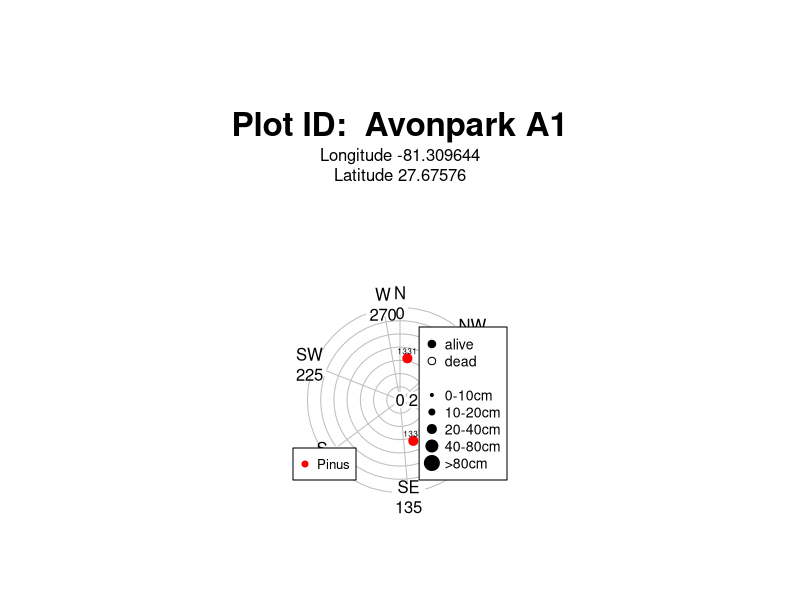
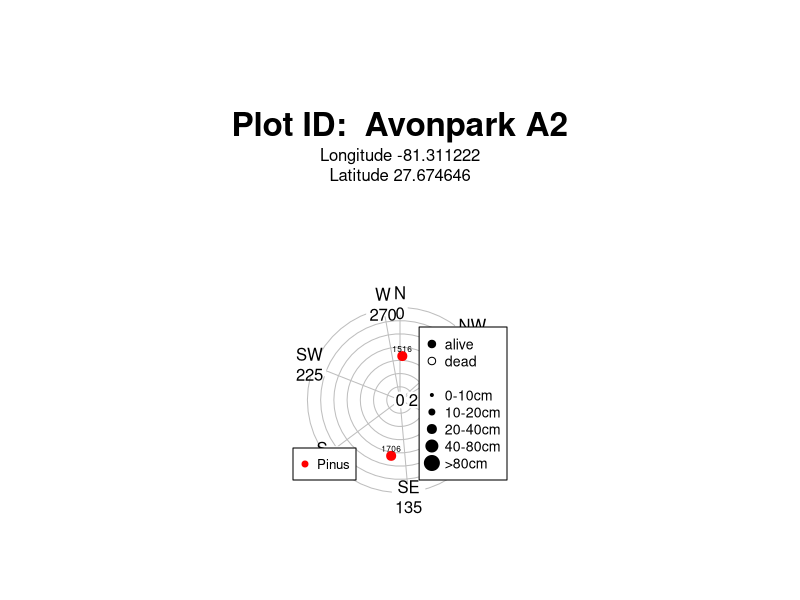
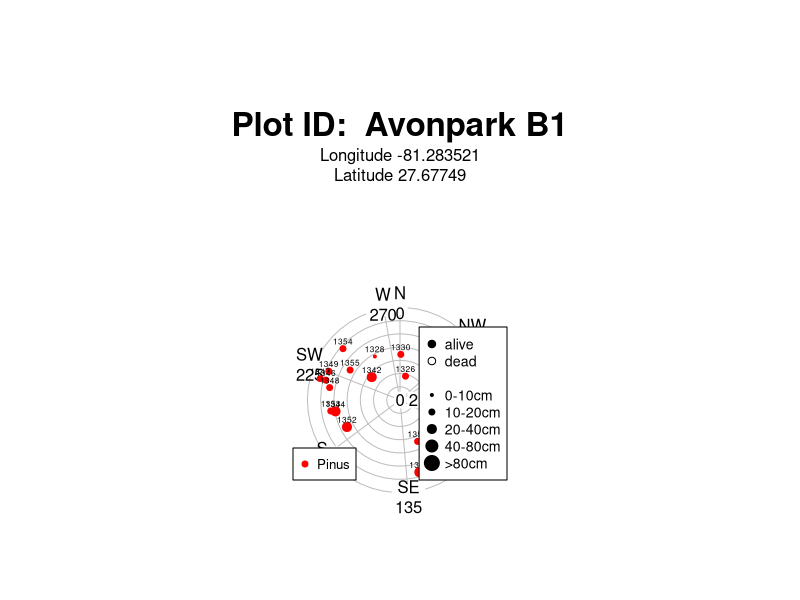
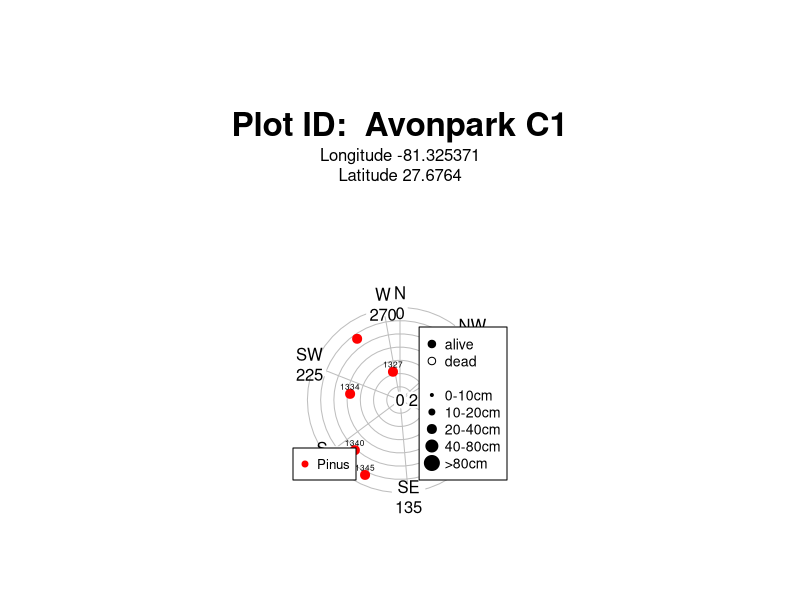
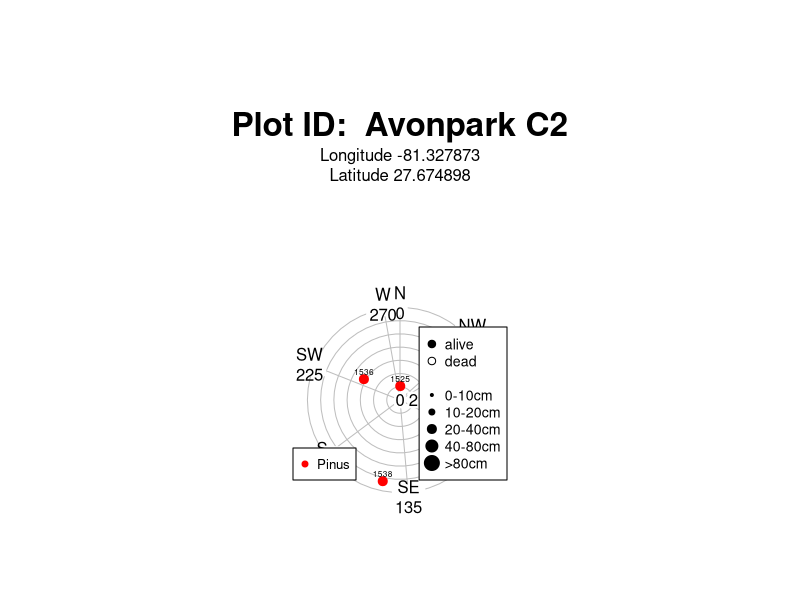
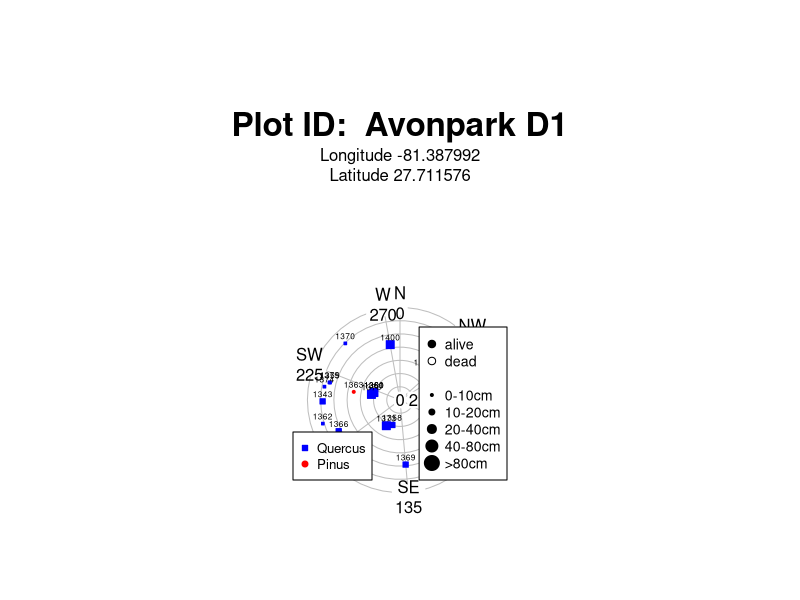
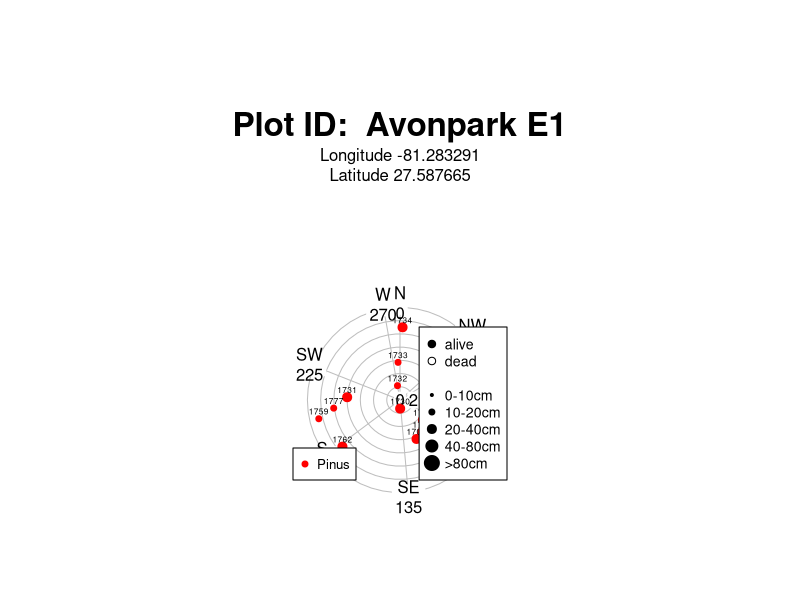
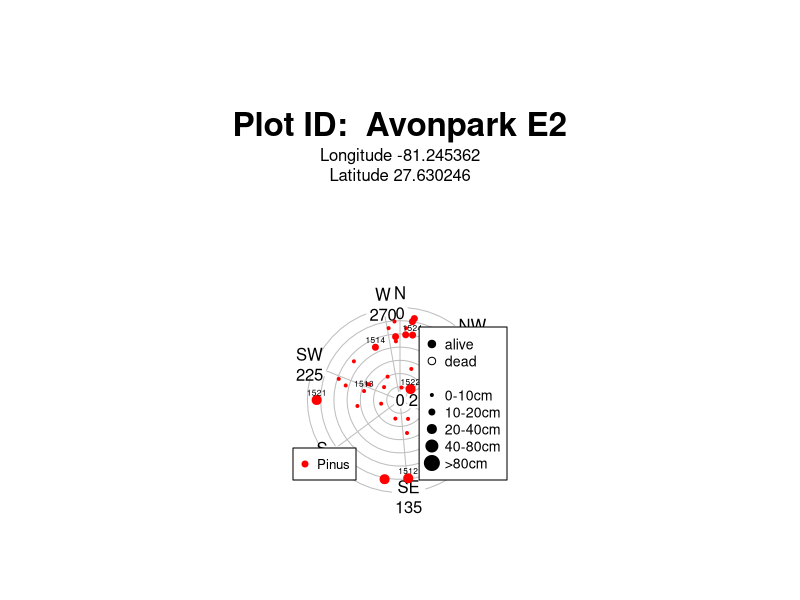

These figures' R source, in order: (Note: this script raises an error after producing the figures.)
# Making STEM MAPS for tree surveys
#
# Adapted from code provided by Margaret Metz

library(plyr); library(dplyr); library(readr); library(ggplot2)
library(plotrix)
library(stringr)

tree_data <- read_csv("data/processed_data/trees.csv")# load tree data
plotids <- sort(unique(tree_data$plot_id))# vector of unique plot ids

plot_data <- read_csv("data/processed_data/plot_locations.csv")
plot_data <- plot_data %>%
      # mutate(plot_id = str_to_title(plot_id)) %>%
      select(plot_id, Longitude = lon, Latitude = lat, installation_full_name)

stem_map_data <- tree_data %>%
      arrange(desc(date)) %>%
      filter(!duplicated(stem_id)) %>%
      select(stem_id, plot_id, tag, dbh, health, distance, azimuth, scientific_name, Genus) %>%
      mutate(
            Genus = if_else(Genus %in% c("Acer","Carya", "Pinus", "Quercus"), Genus, "other"),
             symbol.pch = case_when(
                   Genus == "Acer" ~ 24,
                   Genus == "Carya" ~ 23,
                   Genus == "Pinus" ~ 21,
                   Genus == "Quercus" ~ 22,
                   Genus == "other" ~ 25,
                   ),
             symbol.colors = case_when(
                   Genus == "Acer" ~ "darkorange",
                   Genus == "Carya" ~ "brown",
                   Genus == "Pinus" ~ "red",
                   Genus == "Quercus" ~ "blue",
                   Genus == "other" ~ "black",
                   ),
            symbol.fill = case_when(
                  Genus == "Acer" ~ "darkorange",
                  Genus == "Carya" ~ "brown",
                  Genus == "Pinus" ~ "red",
                  Genus == "Quercus" ~ "blue",
                  Genus == "other" ~ "black",
            )
             )


## Function to iterate over the vector of plot ids and make a map ####
for(i in plotids){

      tmp = filter(stem_map_data, plot_id==i)

      expansion=.4*cut(tmp$dbh, c(0,10,20,40,80, max(tree_data$dbh, na.rm=T)), labels=F)

      dead = tmp$health=="dead" & !is.na(tmp$health)
      dead[dead==TRUE] = "white"
      dead[dead==FALSE] = tmp$symbol.colors[dead==FALSE]

      ## Set page/map size
      # quartz(width = 8.5, height = 11, pointsize = 10)

      png(filename = paste("stem_maps/",i,".png",sep = ""),
          width = 8.5, height = 11,
          units = "in", pointsize = 10, res = 150)
      par(mai=c(0.5, 0.5, 0.5, 0.5))

      ## Make stem plot
      polar.plot(tmp$distance, tmp$azimuth,
           start=90, clockwise=T, rp.type="n",
           labels=paste(c("N","NE","E","SE","S","SW","W","NW"), seq(0,315,45), sep="\n"),
           label.pos=c(0, 45, 90, 135, 180, 225, 270, 315),
           radial.lim=c(0,12.6), mar=c(5, 5, 15, 5),
           label.prop=1.05, font=2, family="serif"
           )

xpos <- cos(pi*((-1)*tmp$azimuth+90)/180) * tmp$distance
ypos <- sin(pi*((-1)*tmp$azimuth+90)/180) * tmp$distance

points(xpos,ypos, pch=tmp$symbol.pch, cex=expansion, col=tmp$symbol.colors, bg=dead)


text(xpos,ypos, tmp$tag, cex=.5, pos=1, offset=c(-.5,-.6))

legend("bottomleft",
       legend=unique(tmp$Genus),
       col=unique(tmp$symbol.colors),
       pch=unique(tmp$symbol.pch),
       pt.bg=unique(tmp$symbol.fill),
       cex=0.8,
       inset=c(-0.035,.1))

legend("bottomright",
       legend=c("alive", "dead", NA,"0-10cm", "10-20cm", "20-40cm", "40-80cm", ">80cm"),
       col="black",
       pch=c(21,21,NA,rep(21,5)),
       pt.bg=c("black", "white", NA, "black", "black", "black", "black", "black"),
       pt.cex=c(1,1,NA, c(.4*(1:5))), cex=.85, inset=c(-0.035,.1))

pdata = filter(plot_data, plot_id==unique(tmp$plot_id)) %>%
      mutate(plot_id = str_to_title(plot_id))

mtext(paste("Plot ID: ", pdata$plot_id), font=2, line=8, cex=2)

mtext(paste("Longitude ",pdata$Longitude,"\nLatitude ", pdata$Latitude, sep=""), line=5.75)

mtext(paste("Map printed ", date(), sep=""), side=1, adj=0, cex=.5, line=5)

dev.off()

}

dev.off()
